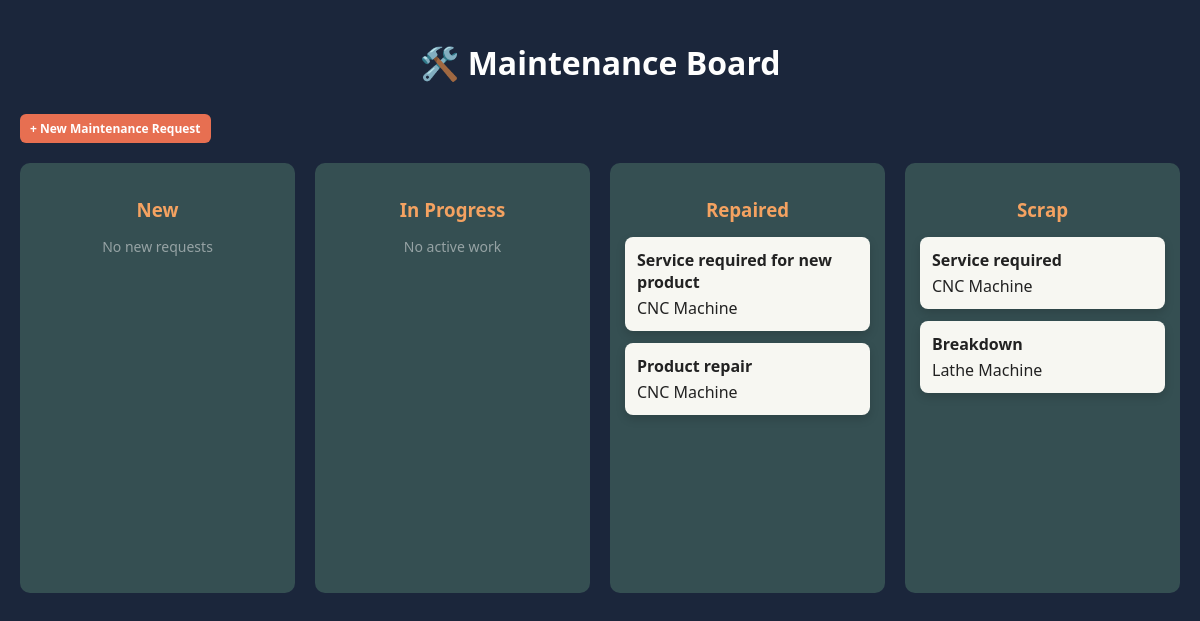
Screenshot of /requests/ with the database file from the repository.
### maintenance/models.py (models this page shows, shortened)
class MaintenanceRequest(models.Model):
    REQUEST_TYPE = [
        ("CORRECTIVE", "Corrective"),
        ("PREVENTIVE", "Preventive"),
    ]
    STATUS = [
        ("NEW", "New"),
        ("IN_PROGRESS", "In Progress"),
        ("REPAIRED", "Repaired"),
        ("SCRAP", "Scrap"),
    ]
    subject = models.CharField(max_length=200)
    description = models.TextField(blank=True)
    equipment = models.ForeignKey(Equipment, on_delete=models.CASCADE)
    team = models.ForeignKey(Team, on_delete=models.SET_NULL, null=True)
    request_type = models.CharField(max_length=20, choices=REQUEST_TYPE)
    status = models.CharField(max_length=20, choices=STATUS, default="NEW")
    scheduled_date = models.DateField(null=True, blank=True)
    duration_hours = models.FloatField(null=True, blank=True)
    created_at = models.DateTimeField(auto_now_add=True)

class Equipment(models.Model):
    name = models.CharField(max_length=100)
    serial_number = models.CharField(max_length=100)
    category = models.CharField(max_length=100)
    department = models.CharField(max_length=100)
    location = models.CharField(max_length=100)
    purchase_date = models.DateField()
    warranty_till = models.DateField()
    maintenance_team = models.ForeignKey(Team, on_delete=models.SET_NULL, null=True)
    is_scrapped = models.BooleanField(default=False)
    def __str__(self):
        return self.name

### maintenance/views.py (the view)
# urls.py: path("requests/", views.request_list, name="request_list"),
def request_list(request):
    context = {
        "new": MaintenanceRequest.objects.filter(status="NEW"),
        "in_progress": MaintenanceRequest.objects.filter(status="IN_PROGRESS"),
        "repaired": MaintenanceRequest.objects.filter(status="REPAIRED"),
        "scrap": MaintenanceRequest.objects.filter(status="SCRAP"),
    }
    return render(request, "maintenance/kanban.html", context)

### maintenance/templates/maintenance/kanban.html (shortened to what this page needs)
<!DOCTYPE html>
<html lang="en">
<head>
</head>
<body>
<h1>🛠️ Maintenance Board</h1>
<a href="/requests/new/" class="btn btn-progress" style="margin-bottom:20px; display:inline-block;">
    + New Maintenance Request
</a>
<div class="board">
    <div class="column">
        <h3>New</h3>
        {% for r in new %}
        <div class="card">
            <b>{{ r.subject }}</b>
            {{ r.equipment }}
            <div class="actions">
                <a class="btn btn-progress"
                   href="{% url 'update_status' r.id 'IN_PROGRESS' %}">
                    Start
                </a>
            </div>
        </div>
        {% empty %}
        <p class="empty">No new requests</p>
        {% endfor %}
    </div>
    <div class="column">
        <h3>In Progress</h3>
        {% for r in in_progress %}
        <div class="card">
            <b>{{ r.subject }}</b>
            {{ r.equipment }}
            <div class="actions">
                <a class="btn btn-done"
                   href="{% url 'update_status' r.id 'REPAIRED' %}">
                    Repaired
                </a>
                <a class="btn btn-scrap"
                   href="{% url 'update_status' r.id 'SCRAP' %}">
                    Scrap
                </a>
            </div>
        </div>
        {% empty %}
        <p class="empty">No active work</p>
        {% endfor %}
    </div>
    <div class="column">
        <h3>Repaired</h3>
        {% for r in repaired %}
        <div class="card">
            <b>{{ r.subject }}</b>
            {{ r.equipment }}
        </div>
        {% empty %}
        <p class="empty">Nothing repaired yet</p>
        {% endfor %}
    </div>
    <div class="column">
        <h3>Scrap</h3>
        {% for r in scrap %}
        <div class="card">
            <b>{{ r.subject }}</b>
            {{ r.equipment }}
        </div>
        {% empty %}
        <p class="empty">No scrapped items</p>
        {% endfor %}
    </div>
</div>
</body>
</html>

### maintenance/templates/maintenance/kanban.html (style rules this page uses)
body { margin: 0; padding: 20px; font-family: "Segoe UI", sans-serif; background: #1b263b; color: #f5f5f5; }
h1 { text-align: center; margin-bottom: 30px; color: #fefefe; }
.board { display: grid; grid-template-columns: repeat(4, 1fr); gap: 20px; }
.column { background: #354f52; border-radius: 10px; padding: 15px; min-height: 400px; }
.column h3 { text-align: center; color: #f4a261; margin-bottom: 15px; }
.card { background: #f7f7f2; color: #222; border-radius: 8px; padding: 12px; margin-bottom: 12px; box-shadow: 0 4px 10px rgba(0,0,0,0.15); }
.card b { display: block; margin-bottom: 4px; }
.btn { text-decoration: none; padding: 6px 10px; border-radius: 6px; font-size: 12px; font-weight: 600; transition: 0.2s; color: white; }
.btn-progress { background: #e76f51; }
.empty { opacity: 0.5; font-size: 14px; text-align: center; }

### rows the page displays
MaintenanceRequest: subject "Service required for new product", equipment "CNC Machine"
MaintenanceRequest: subject "Product repair", equipment "CNC Machine"
MaintenanceRequest: subject "Service required", equipment "CNC Machine"
MaintenanceRequest: subject "Breakdown", equipment "Lathe Machine"
